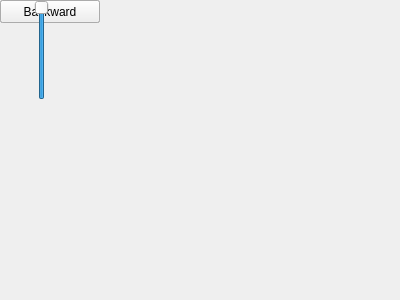
<?xml version="1.0" encoding="UTF-8"?>
<ui version="4.0">
 <class>Form</class>
 <widget class="QWidget" name="Form">
  <property name="geometry">
   <rect>
    <x>0</x>
    <y>0</y>
    <width>400</width>
    <height>300</height>
   </rect>
  </property>
  <property name="windowTitle">
   <string>Form</string>
  </property>
  <property name="layoutDirection">
   <enum>Qt::LeftToRight</enum>
  </property>
  <layout class="QGridLayout" name="gridLayout">
   <property name="leftMargin">
    <number>0</number>
   </property>
   <property name="topMargin">
    <number>0</number>
   </property>
   <property name="rightMargin">
    <number>0</number>
   </property>
   <property name="bottomMargin">
    <number>0</number>
   </property>
   <property name="spacing">
    <number>0</number>
   </property>
   <item row="0" column="0">
    <widget class="QWidget" name="drawArea" native="true"/>
   </item>
  </layout>
  <widget class="QPushButton" name="pause_button">
   <property name="geometry">
    <rect>
     <x>0</x>
     <y>0</y>
     <width>100</width>
     <height>23</height>
    </rect>
   </property>
   <property name="text">
    <string>Pause</string>
   </property>
   <property name="visible">
    <bool>false</bool>
   </property>
  </widget>
  <widget class="QPushButton" name="forward_button">
   <property name="geometry">
    <rect>
     <x>0</x>
     <y>0</y>
     <width>100</width>
     <height>23</height>
    </rect>
   </property>
   <property name="text">
    <string>Forward</string>
   </property>
   <property name="visible">
    <bool>false</bool>
   </property>
  </widget>
  <widget class="QPushButton" name="backward_button">
   <property name="geometry">
    <rect>
     <x>0</x>
     <y>0</y>
     <width>100</width>
     <height>23</height>
    </rect>
   </property>
   <property name="text">
    <string>Backward</string>
   </property>
   <property name="visible">
    <bool>false</bool>
   </property>
  </widget>
  <widget class="QSlider" name="volume_slider">
   <property name="geometry">
    <rect>
     <x>30</x>
     <y>0</y>
     <width>23</width>
     <height>100</height>
    </rect>
   </property>
   <property name="maximum">
    <number>100</number>
   </property>
   <property name="value">
    <number>100</number>
   </property>
   <property name="orientation">
    <enum>Qt::Vertical</enum>
   </property>
   <property name="visible">
    <bool>false</bool>
   </property>
  </widget>
 </widget>
 <resources/>
 <connections/>
</ui>
